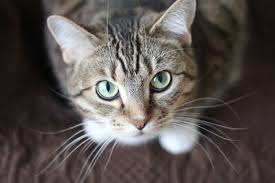
#> input picture Cat03.jpg, 275 x 183 px
$ python plottest.py
#> lines starting #> are read from the running program, lines starting #| are printed output that depends on the picture
from matplotlib import pyplot as plt
from matplotlib import image as img
from matplotlib import gridspec as grd
import seaborn as sns
import numpy as np
import colorsys as cs

N = 200
radii = np.linspace(0,1,N)
thetas = np.linspace(0,2*np.pi,N)
t = [] #list of thetas
r = [] #list of radii
c = [] #list of full of three component list, 3*n dimensional list

# create lists with all possible hs values with v set to 1 (first normalize, then convert to RGB)
for theta in thetas: #nested for loop
	for radius in radii:
		t.append(theta)
		r.append(radius)
		c.append(cs.hsv_to_rgb(theta/(2*np.pi),radius,1)) #normalize all theta
		# [20 lines of commented-out code are left out]

x = [1,2,4]
y = [2,5,6]
x2 = [0.1,0.24,0.53]
ourim = img.imread('Cat03.jpg')
#> ourim is the input picture: shape (183, 275, 3); mean R, G, B 88.7, 81.9, 79
gs =grd.GridSpec(2,3)
ax1 = plt.subplot2grid((2,3),(0,0))
ax2 = plt.subplot2grid((2,3),(0,1))
ax3 = plt.subplot2grid((2,3),(0,2))
ax4 = plt.subplot2grid((2,3),(1,0), colspan=2)
ax5 = plt.subplot2grid((2,3),(1,2), projection = 'polar')
ax1.errorbar(x,y,color='r',yerr=x2)
ax4.errorbar(x2,x,yerr=y)
ax2.imshow(ourim)
ax5.scatter(t, r, c=c, alpha=1.0)
ax5.xaxis.set_visible(False)
ax5.yaxis.set_visible(False)
ax2.xaxis.set_visible(False)
ax2.yaxis.set_visible(False)
# [5 lines of commented-out code are left out]

plt.show()
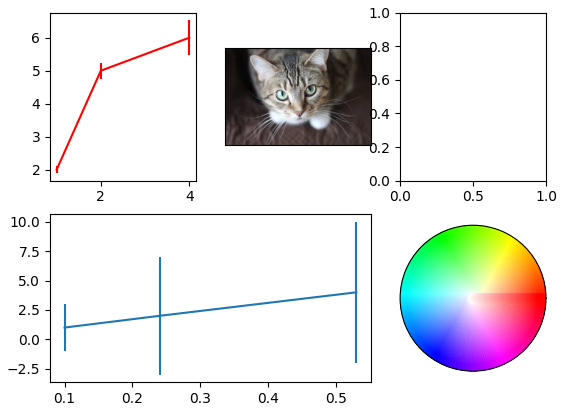
#> figure drawn by matplotlib, 4 panels
